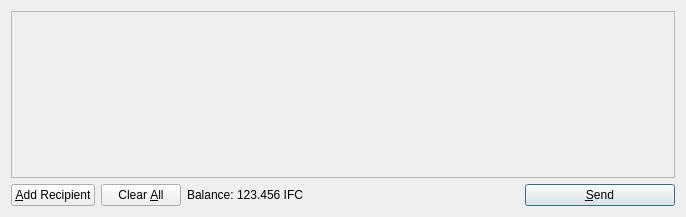
<?xml version="1.0" encoding="UTF-8"?>
<ui version="4.0">
 <class>SendCoinsDialog</class>
 <widget class="QDialog" name="SendCoinsDialog">
  <property name="geometry">
   <rect>
    <x>0</x>
    <y>0</y>
    <width>686</width>
    <height>217</height>
   </rect>
  </property>
  <property name="windowTitle">
   <string>Send Coins</string>
  </property>
  <layout class="QVBoxLayout" name="verticalLayout">
   <item>
    <widget class="QScrollArea" name="scrollArea">
     <property name="widgetResizable">
      <bool>true</bool>
     </property>
     <widget class="QWidget" name="scrollAreaWidgetContents">
      <property name="geometry">
       <rect>
        <x>0</x>
        <y>0</y>
        <width>666</width>
        <height>165</height>
       </rect>
      </property>
      <layout class="QVBoxLayout" name="verticalLayout_2">
       <property name="margin">
        <number>0</number>
       </property>
       <item>
        <layout class="QVBoxLayout" name="entries">
         <property name="spacing">
          <number>6</number>
         </property>
        </layout>
       </item>
       <item>
        <spacer name="verticalSpacer">
         <property name="orientation">
          <enum>Qt::Vertical</enum>
         </property>
         <property name="sizeHint" stdset="0">
          <size>
           <width>20</width>
           <height>40</height>
          </size>
         </property>
        </spacer>
       </item>
      </layout>
     </widget>
    </widget>
   </item>
   <item>
    <layout class="QHBoxLayout" name="horizontalLayout">
     <item>
      <widget class="QPushButton" name="addButton">
       <property name="toolTip">
        <string>Send to multiple recipients at once</string>
       </property>
       <property name="text">
        <string>&amp;Add Recipient</string>
       </property>
       <property name="icon">
        <iconset resource="../bitcoin.qrc">
         <normaloff>:/icons/add</normaloff>:/icons/add</iconset>
       </property>
       <property name="autoDefault">
        <bool>false</bool>
       </property>
      </widget>
     </item>
     <item>
      <widget class="QPushButton" name="clearButton">
       <property name="sizePolicy">
        <sizepolicy hsizetype="Minimum" vsizetype="Fixed">
         <horstretch>0</horstretch>
         <verstretch>0</verstretch>
        </sizepolicy>
       </property>
       <property name="toolTip">
        <string>Remove all transaction fields</string>
       </property>
       <property name="text">
        <string>Clear &amp;All</string>
       </property>
       <property name="icon">
        <iconset resource="../bitcoin.qrc">
         <normaloff>:/icons/remove</normaloff>:/icons/remove</iconset>
       </property>
       <property name="autoRepeatDelay">
        <number>300</number>
       </property>
       <property name="autoDefault">
        <bool>false</bool>
       </property>
      </widget>
     </item>
     <item>
      <layout class="QHBoxLayout" name="horizontalLayout_2">
       <property name="spacing">
        <number>3</number>
       </property>
       <item>
        <widget class="QLabel" name="label">
         <property name="text">
          <string>Balance:</string>
         </property>
        </widget>
       </item>
       <item>
        <widget class="QLabel" name="labelBalance">
         <property name="cursor">
          <cursorShape>IBeamCursor</cursorShape>
         </property>
         <property name="text">
          <string>123.456 IFC</string>
         </property>
         <property name="textInteractionFlags">
          <set>Qt::LinksAccessibleByMouse|Qt::TextSelectableByKeyboard|Qt::TextSelectableByMouse</set>
         </property>
        </widget>
       </item>
      </layout>
     </item>
     <item>
      <spacer name="horizontalSpacer">
       <property name="orientation">
        <enum>Qt::Horizontal</enum>
       </property>
       <property name="sizeHint" stdset="0">
        <size>
         <width>40</width>
         <height>20</height>
        </size>
       </property>
      </spacer>
     </item>
     <item>
      <widget class="QPushButton" name="sendButton">
       <property name="minimumSize">
        <size>
         <width>150</width>
         <height>0</height>
        </size>
       </property>
       <property name="toolTip">
        <string>Confirm the send action</string>
       </property>
       <property name="text">
        <string>&amp;Send</string>
       </property>
       <property name="icon">
        <iconset resource="../bitcoin.qrc">
         <normaloff>:/icons/send</normaloff>:/icons/send</iconset>
       </property>
       <property name="default">
        <bool>true</bool>
       </property>
      </widget>
     </item>
    </layout>
   </item>
  </layout>
 </widget>
 <resources>
  <include location="../bitcoin.qrc"/>
 </resources>
 <connections/>
</ui>
